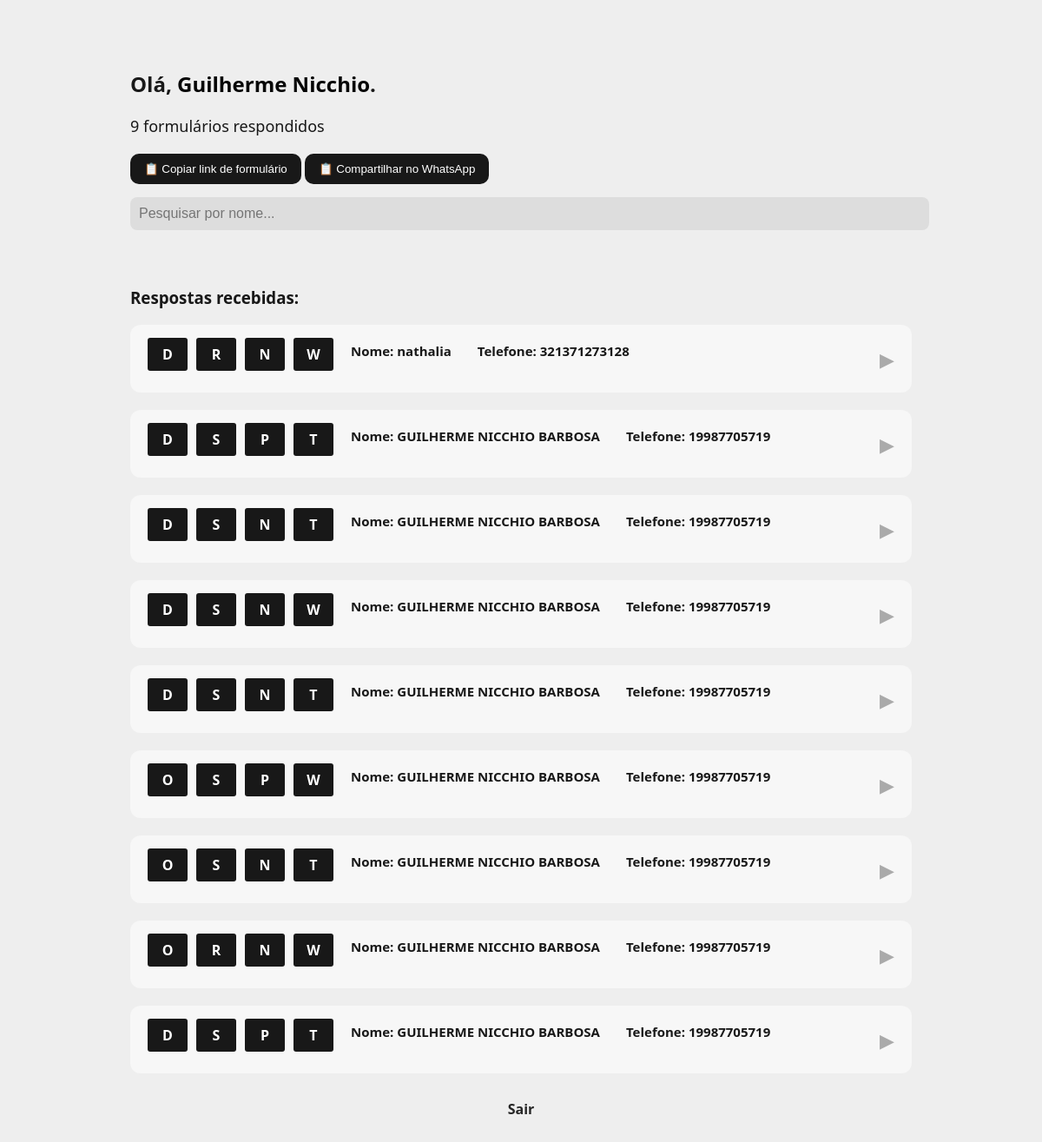
Before: /dashboard (signed in) with the older database file.
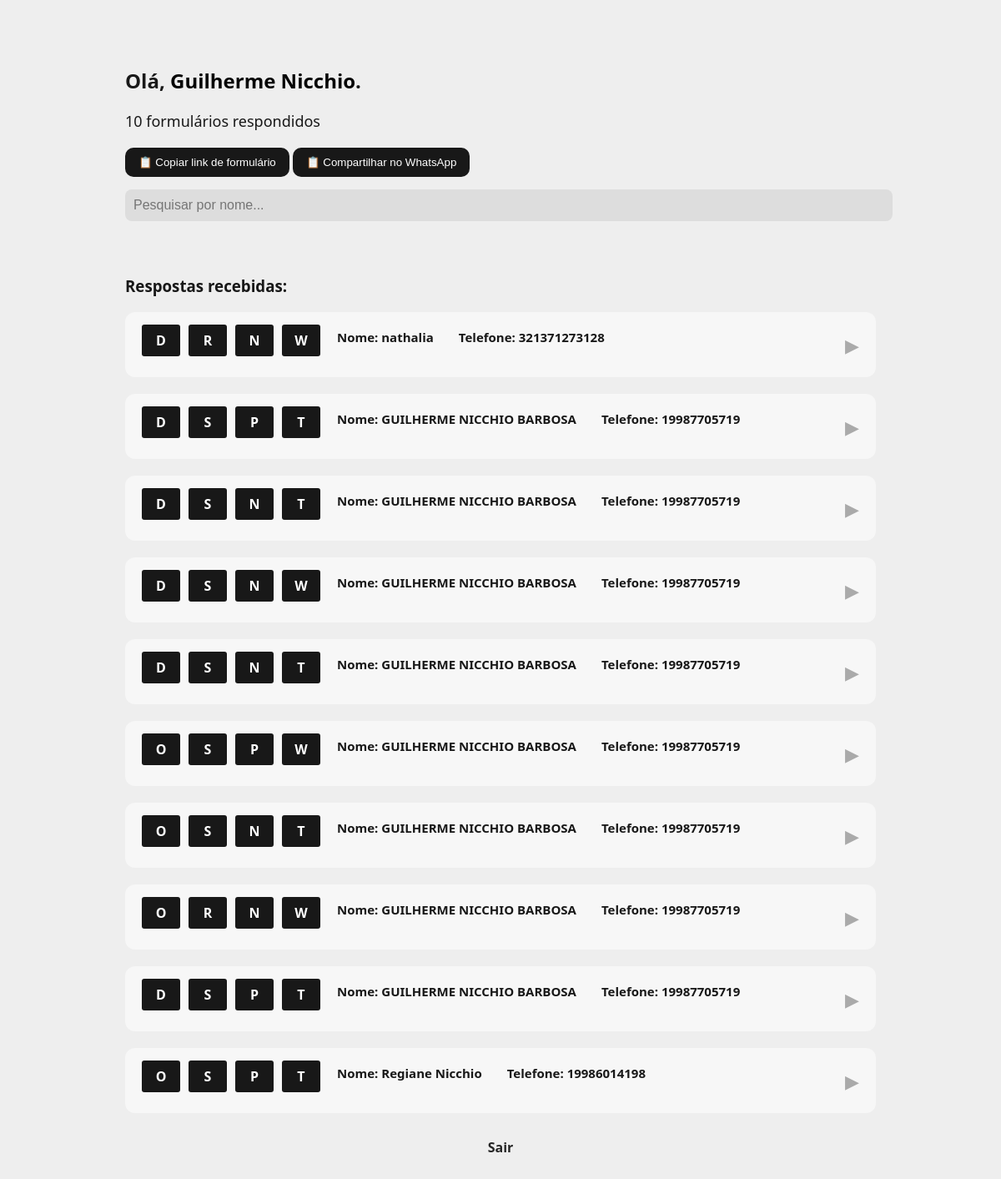
After: the same page with the newer database file.
### tables this page shows
CREATE TABLE respostas (
            id INTEGER PRIMARY KEY AUTOINCREMENT,
            formulario_id TEXT,
            nome TEXT,
            telefone TEXT,
            data_envio TIMESTAMP DEFAULT CURRENT_TIMESTAMP,
            respostas_json TEXT,
            OxD TEXT,
            SxR TEXT,
            PxN TEXT,
            WxT TEXT,
            Hidratacao TEXT,      
            FOREIGN KEY(formulario_id) REFERENCES formularios(id)
        );

### app/routes/dashboard.py (the view)
    @app.route('/dashboard')
    def dashboard():
        if 'user_id' not in session:
            return redirect('/login')
        nome = session.get('nome')
        email = session.get('email')
        query = """
            SELECT u.id, u.email, u.nome, u.tipo, u.ativo, u.data_expiracao, COUNT(r.id)
            FROM usuarios u
            LEFT JOIN formularios f ON f.user_id = u.id
            LEFT JOIN respostas r ON r.formulario_id = f.id
            WHERE u.email=?
            GROUP BY u.id
        """
        with sqlite3.connect('db.sqlite3') as conn:
            info = conn.execute(query, (email,)).fetchall()
            formularios = conn.execute("SELECT id FROM formularios WHERE user_id=?", (session['user_id'],)).fetchall()
            respostas = []
            for f in formularios:
                r = conn.execute("SELECT * FROM respostas WHERE formulario_id=?", (f[0],)).fetchall()
                for row in r:
                    try:
                        resposta_json = json.loads(row[5]) if row[5] else {}
                    except Exception as e:
                        print("Erro ao carregar JSON:", e)
                        resposta_json = {}
                    respostas.append({
                        "nome": row[2],
                        "telefone": row[3],
                        "data":row[4],
                        "OxD": row[6],
                        "SxR": row[7],
                        "PxN": row[8],
                        "WxT": row[9],
                        "hidratacao": row[10],
                        "respostas_json": resposta_json
                    })
        qntResposta = info[0][6] if info else 0
        return render_template('dashboard.html', respostas=respostas, nome=nome, qntResposta=qntResposta)

### app/templates/dashboard.html (shortened to what this page needs)
<!DOCTYPE html>
<html lang="pt-BR">
<head>
  <link rel="stylesheet" href="{{ url_for('static', filename='dashboard.css') }}">
</head>
<body>
  <div class="container">
    <h2>Olá, <span>{{ nome }}</span>.</h2>
    <div class="detalhes">
      <div id="questionariosRespondidos">
        <p>{{ qntResposta }} formulários respondidos</p>
      </div>
    </div>
    <button id="btnCopiarLink" class="copy-button">📋 Copiar link de formulário</button>
    <button id="btnWhatsAppLink"  class="copy-button">📋 Compartilhar no WhatsApp</button>
    <input type="text" id="pesquisaNome" placeholder="Pesquisar por nome..." class="input-pesquisa" />
    <h3>Respostas recebidas:</h3>
    <div id="listaRespostas">
      {% if respostas %}
        {% for r in respostas %}
          <div class="resposta-card" data-nome="{{ r.nome | lower }}">
            <div class="card-header">
              <div class="tipoPeleBox">
                <div class="end-type">
                  <div class="typeChar">{{ r.OxD }}</div>
                  <div class="typeChar">{{ r.SxR }}</div>
                  <div class="typeChar">{{ r.PxN }}</div>
                  <div class="typeChar">{{ r.WxT }}</div>
                </div>
                <div class="tipoPele2">Nome: {{ r.nome }}</div>
                <div class="tipoPele2">Telefone: {{ r.telefone }}</div>
              </div>
              <div class="seta">&#9654;</div>
            </div>
          </div>
        {% endfor %}
      {% else %}
        <p>Nenhuma resposta ainda.</p>
      {% endif %}
    </div>
    <div class="links">
      <a href="/logout">Sair</a>
    </div>
  </div>
</body>
</html>

Changed rows visible on the page:
added respostas: OxD "O", SxR "S", PxN "P", WxT "T", nome "Regiane Nicchio", telefone "19986014198"
Other visible differences:
{{ qntResposta }}: "9" → "10"
